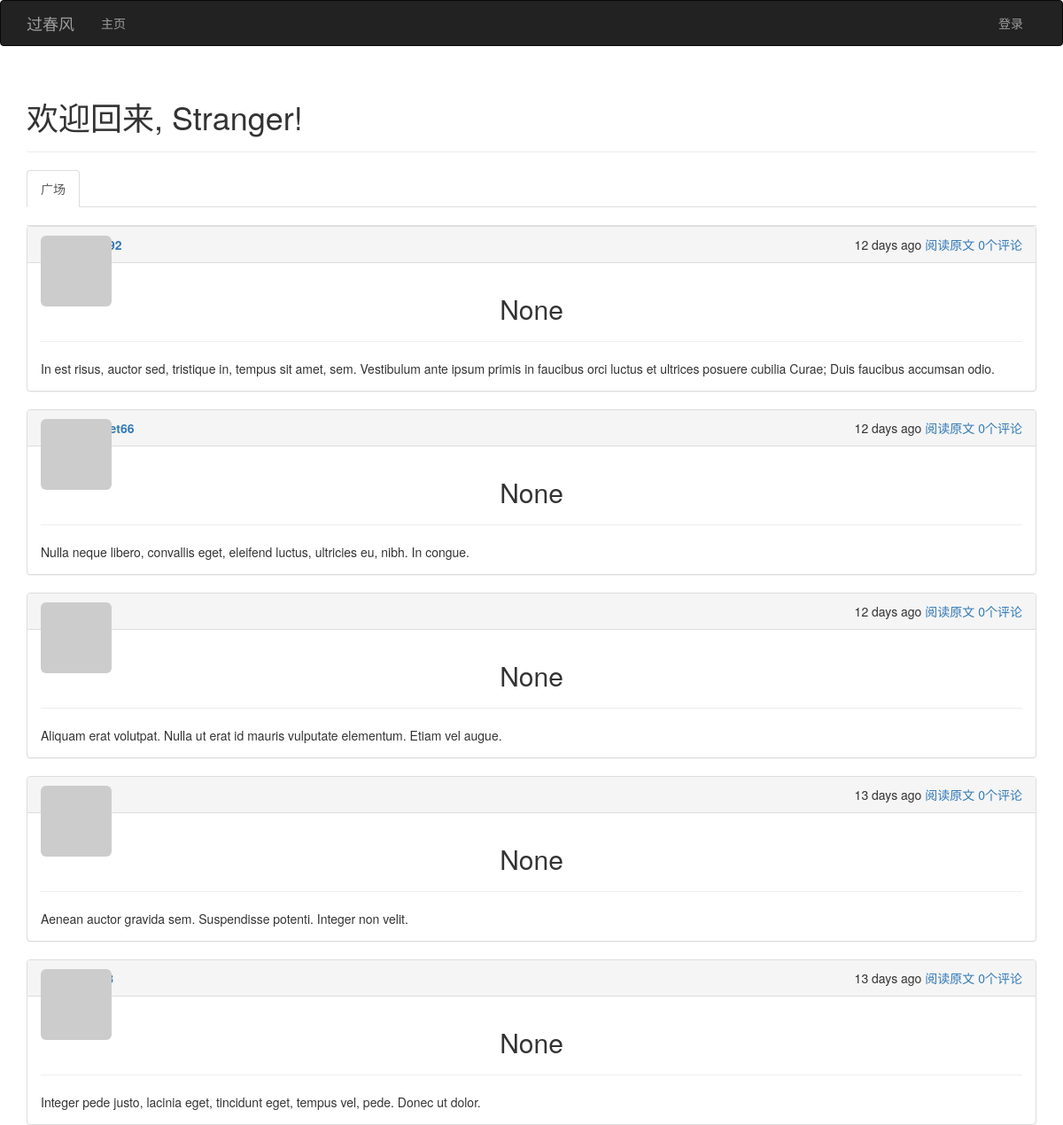
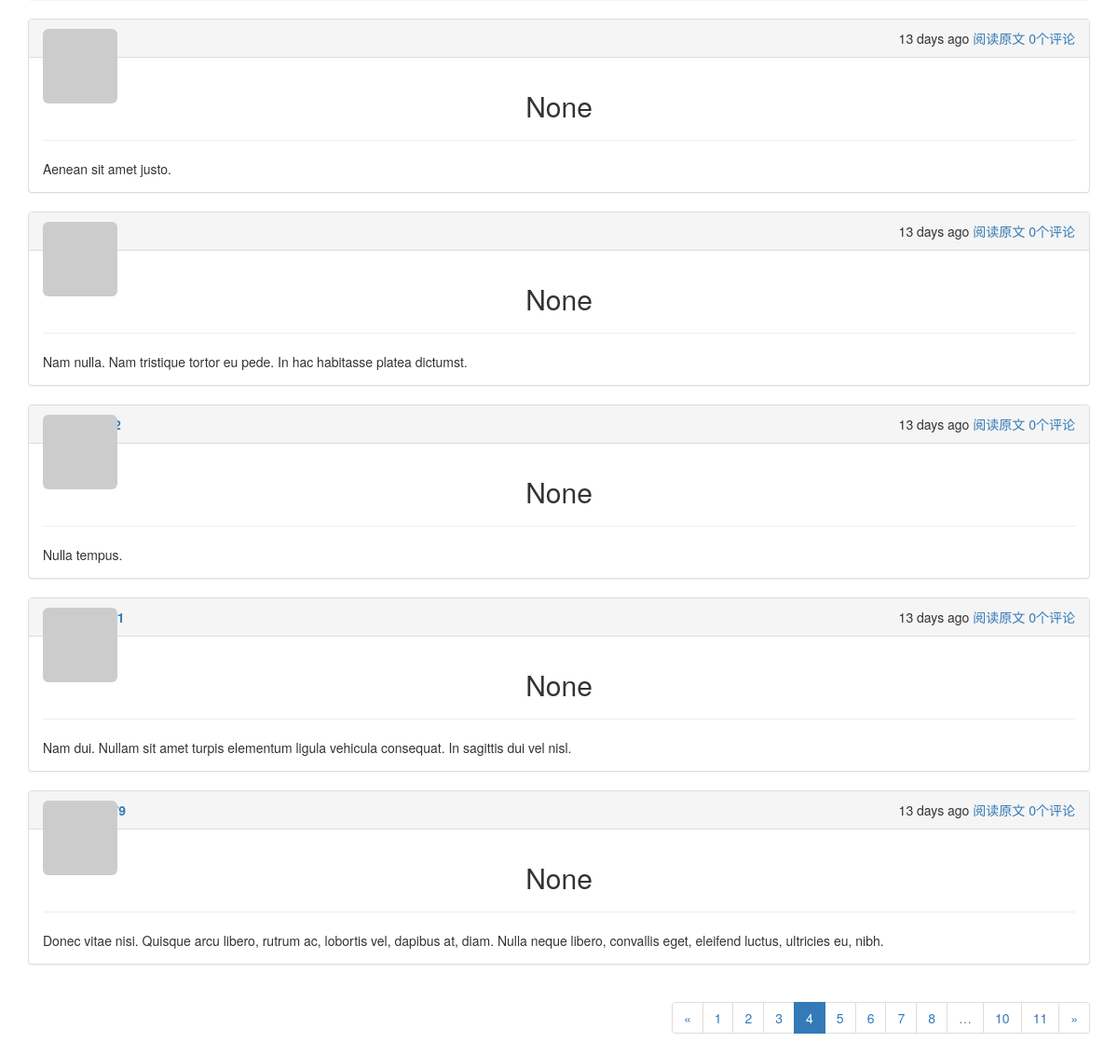
/?page=4, run on the app's committed database (2 pictures, top to bottom).
### app/models.py (models this page shows, shortened)
class Post(db.Model):
	__tablename__='posts'
	id=db.Column(db.Integer,primary_key=True)
	body=db.Column(db.Text)
	title=db.Column(db.Text)
	timestamp=db.Column(db.DateTime,index=True,default=datetime.utcnow)
	author_id=db.Column(db.Integer,db.ForeignKey('users.id'))
	body_html=db.Column(db.Text)
	comments=db.relationship('Comment',backref='post',lazy='dynamic')

### app/main/views.py (the view)
@main.route('/',methods=['GET','POST'])
def index():
	form=PostForm()
	if current_user.can(Permission.WRITE_ARTICLES) and form.validate_on_submit():
		post=Post(body=form.body.data,author=current_user._get_current_object())
		db.session.add(post)
		return redirect(url_for('.index'))
	show_followed=False
	if current_user.is_authenticated:
		show_followed=bool(request.cookies.get('show_followed',''))
	if show_followed:
		query=current_user.followed_posts
	else:
		query=Post.query
	page=request.args.get('page',1,type=int)
	pagination=query.order_by(Post.timestamp.desc()).paginate(page,
		per_page=current_app.config['FLASK_POSTS_PER_PAGE'],error_out=False)
	posts=pagination.items
	return render_template('index.html',form=form,posts=posts,pagination=pagination,show_followed=show_followed)

### app/auth/views.py (called while the page is built)
@auth.before_app_request
def before_request():
	if current_user.is_authenticated :
		current_user.ping()
		if not current_user.confirmed \
				and request.endpoint \
				and request.endpoint[:5]!='auth.'\
				and request.endpoint !='static':
			return redirect(url_for('auth.unconfirmed'))

### app/main/__init__.py (called while the page is built)
@main.app_context_processor
def inject_permissions():
	return dict (Permission=Permission)

### app/main/views.py (called while the page is built)
@main.after_app_request
def after_request(response):
	for query in get_debug_queries():
		if query.duration>=current_app.config['FLASKY_SLOW_DB_QUERY_TIME']:
			current_app.logger.warning('Slow query:%s\n Parameters:%s\nDuration:%f\nContext:%s\n'%(
				query.statement,query.parameters,query.duration,query.context))
	return response

### app/models.py (called while the page is built)
	def gravatar(self,size=100,default='identicon',rating='g'):
		if request.is_secure:
			url='https://secure.gravatar.com/avatar'
		else:
			url='http://www.gravatar.com/avatar'
		hash=self.avatar_hash or hashlib.md5(self.email.encode('utf-8')).hexdigest()
		return '{url}/{hash}?s={size}&d={default}&r={rating}'.format(url=url,hash=hash,
			size=size,default=default,rating=rating)

	def can(self,permissions):
		return False

	def is_administrator(self):
		return False

### app/templates/index.html (shortened to what this page needs)
{%extends "base.html"%}
{%import "bootstrap/wtf.html" as wtf%}
{%import "_macros.html" as macros %}
{% block page_content %}
<div class="page-header">
    <h1>欢迎回来, {% if current_user.is_authenticated %}{{ current_user.username }}{% else %}Stranger{% endif %}!</h1>
</div>
<div class="post-tabs">
    <ul class="nav nav-tabs">
        <li{% if not show_followed %} class="active"{% endif %}><a href="{{ url_for('.show_all') }}">广场</a></li>
    </ul>
    {% include '_posts.html' %}
</div>
{% if pagination %}
<div class="pagination">
    {{ macros.pagination_widget(pagination, '.index') }}
</div>
{% endif %}
{% endblock %}

### app/templates/_posts.html (shortened to what this page needs)
<div class="posts" style="margin-top: 20px">
	{%for post in posts%}
	<div class="post panel panel-default">
    	<div class="panel-heading" style="display: flex; justify-content: space-between;">
    		<div>
				<div class="post-thumbnail">
					<a href="{{url_for('.user',username=post.author.username)}}">
						<img class="img-rounded profile-thumbnail"
							src="{{post.author.gravatar(size=25)}}">
					</a>
				</div>
				<div class="post-author">
				<a href="{{url_for('.user',username=post.author.username)}}">
				</a>
				</div>
			</div>
			<span class="post-footer">
                <span >{{ moment(post.timestamp).fromNow() }}</span>
                <span ><a href="{{ url_for('main.post', id=post.id) }}">阅读原文</a></span>
                <span ><a href="{{ url_for('main.post', id=post.id) }}">{{ post.comments.count() }}个评论</a></span>
            </span>
		</div>
	<div class="panel-body">
			<div class="post-title">
                        <h2 style="text-align:center"> {{ post.title }} </h2>
                        <hr />
            </div>
            {% if post_body %}
            <div class="post-body">
                    {% if post.body_html %}
                        {{ post.body_html|safe }}
                    {% else %}
                        {{ post.body }}
                    {% endif %}
             </div>
            {% else %}
            <div class="post-body" style="max-height:300px;overflow: hidden;">
                    {% if post.body_html %}
                        {{ post.body_html|safe }}
                    {% else %}
                        {{ post.body }}
                    {% endif %}
            </div>
            {% endif %}
		</div>
	</div>
	{%endfor%}
</div>

### app/static/styles.css (style rules this page uses)
.profile-thumbnail { position: absolute; }
div.post-tabs { margin-top: 16px; }
div.post-title { margin:0 auto; }
div.posts { list-style-type: none; padding: 0px; margin: 16px 0px 0px 0px; border-top: 1px solid #e0e0e0; }
div.post-author { font-weight: bold; margin-left: 30px; }
div.post-thumbnail { position: absolute; }
span.post-footer { margin-right: 0px; }
div.pagination { width: 100%; text-align: right; padding: 0px; margin: 0px; }

### data on the page
Post: timestamp "12 days ago", comments.count "0", title "None", body "In est risus, auctor sed, tristique in, tempus sit amet, sem. Vestibulum ante ipsum primis in faucibus orci luctus et ultrices posuere cubilia Curae; Duis faucibus accumsan odio."
Post: timestamp "12 days ago", comments.count "0", title "None", body "Nulla neque libero, convallis eget, eleifend luctus, ultricies eu, nibh. In congue."
Post: timestamp "12 days ago", comments.count "0", title "None", body "Aliquam erat volutpat. Nulla ut erat id mauris vulputate elementum. Etiam vel augue."
Post: timestamp "13 days ago", comments.count "0", title "None", body "Aenean auctor gravida sem. Suspendisse potenti. Integer non velit."
Post: timestamp "13 days ago", comments.count "0", title "None", body "Integer pede justo, lacinia eget, tincidunt eget, tempus vel, pede. Donec ut dolor."
Post: timestamp "13 days ago", comments.count "0", title "None", body "Aenean sit amet justo."
Post: timestamp "13 days ago", comments.count "0", title "None", body "Nam nulla. Nam tristique tortor eu pede. In hac habitasse platea dictumst."
Post: timestamp "13 days ago", comments.count "0", title "None", body "Nulla tempus."
Post: timestamp "13 days ago", comments.count "0", title "None", body "Nam dui. Nullam sit amet turpis elementum ligula vehicula consequat. In sagittis dui vel nisl."
Post: timestamp "13 days ago", comments.count "0", title "None", body "Donec vitae nisi. Quisque arcu libero, rutrum ac, lobortis vel, dapibus at, diam. Nulla neque libero, convallis eget, eleifend luctus, ultricies eu, nibh."

### other printed values
{{ p }} "1" "2" "3" "5" "6" "7" "8" "10" "11"
{{ p }} "4"
